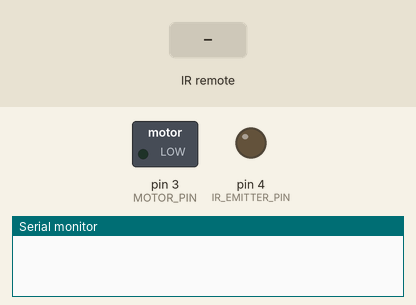
Bench run of a sketch on a simulated Arduino Uno, built with avr-gcc and run on an emulated ATmega328P. Parts: switched loads named in the sketch (green lamp = pin HIGH), output pins drawn as LEDs (lit = HIGH), the last lines printed to the serial monitor. The inputs (shaded band) are chosen by the test bench.

Above: at 1.2 s.
1.3 s: infrared code 0x12345678 received
At 2.0 s:
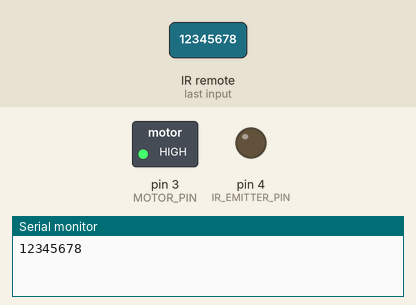
At 4.1 s:
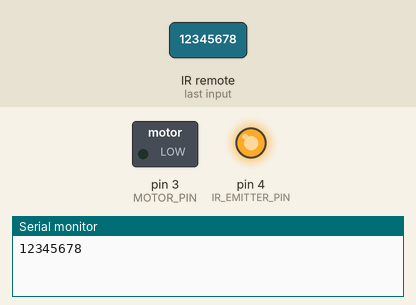
Timing chart, 0 to 5.8 s (numbered marks = the images above; inputs shaded):
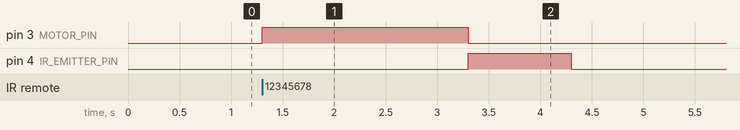

The sketch:

open.ino
```cpp
/*With this code i can check if an object has passed in between the receiver and the emitter
if an object pass then the motor start and open the portcullis*/

#include <IRremote.h>

// Define IR receiver pin
#define IR_RECEIVER_PIN 2
// Define motor control pins
#define MOTOR_PIN 3
// Define IR emitter pin
#define IR_EMITTER_PIN 4

// Create an IRremote object
IRrecv irrecv(IR_RECEIVER_PIN);
decode_results results;

void setup() {
  // Initialize serial communication
  Serial.begin(9600);
  // Initialize IR receiver
  irrecv.enableIRIn();
  // Initialize motor control pin
  pinMode(MOTOR_PIN, OUTPUT);
  // Initialize IR emitter pin
  pinMode(IR_EMITTER_PIN, OUTPUT);
}

void loop() {
  // Check if IR signal is received
  if (irrecv.decode(&results)) {
    Serial.println(results.value, HEX);

    if (results.value == 0x12345678) {  // Replace with your actual IR code
      digitalWrite(MOTOR_PIN, HIGH);
      delay(2000);
      digitalWrite(MOTOR_PIN, LOW);

      // Turn on IR emitter
      digitalWrite(IR_EMITTER_PIN, HIGH);
      delay(1000);
      digitalWrite(IR_EMITTER_PIN, LOW);
    }
    irrecv.resume();
  }
}
```

Measured:
- after the input at 1.3 s, pin 3 (MOTOR_PIN): LOW → HIGH at once, → LOW 2.0 s later; pin 4 (IR_EMITTER_PIN): LOW → HIGH after 2.0 s, → LOW 1.0 s later
